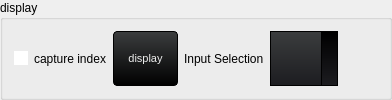
                 <widget class="QGroupBox" name="groupBox_15">
                  <property name="title">
                   <string>display</string>
                  </property>
                  <layout class="QHBoxLayout" name="horizontalLayout_9">
                   <item>
                    <widget class="QCheckBox" name="display_input">
                     <property name="enabled">
                      <bool>true</bool>
                     </property>
                     <property name="sizePolicy">
                      <sizepolicy hsizetype="Preferred" vsizetype="Preferred">
                       <horstretch>0</horstretch>
                       <verstretch>0</verstretch>
                      </sizepolicy>
                     </property>
                     <property name="minimumSize">
                      <size>
                       <width>0</width>
                       <height>0</height>
                      </size>
                     </property>
                     <property name="maximumSize">
                      <size>
                       <width>1677777</width>
                       <height>16777215</height>
                      </size>
                     </property>
                     <property name="styleSheet">
                      <string notr="true">QCheckBox {
    background-color: transparent;
    color: black;
    border: none;
    border-radius: 50%;
 
}

QCheckBox::indicator {
    background-color: white;
    color: black;
    border-radius: 50%;
}

QCheckBox::indicator:hover {
    background-color: orange;
}

QCheckBox::indicator:checked {
    background-color: #ff0800;
}</string>
                     </property>
                     <property name="text">
                      <string>capture index</string>
                     </property>
                     <property name="checked">
                      <bool>false</bool>
                     </property>
                    </widget>
                   </item>
                   <item>
                    <widget class="QPushButton" name="display_image_button">
                     <property name="sizePolicy">
                      <sizepolicy hsizetype="Preferred" vsizetype="Preferred">
                       <horstretch>0</horstretch>
                       <verstretch>0</verstretch>
                      </sizepolicy>
                     </property>
                     <property name="minimumSize">
                      <size>
                       <width>65</width>
                       <height>0</height>
                      </size>
                     </property>
                     <property name="maximumSize">
                      <size>
                       <width>1677215</width>
                       <height>16777215</height>
                      </size>
                     </property>
                     <property name="styleSheet">
                      <string notr="true">QPushButton {
    background-color: qlineargradient(spread:repeat, x1:1, y1:0, x2:1, y2:1, stop:0 rgb(59, 61, 62), stop:1 rgb(0, 0, 0));
    color: rgb(238, 238, 238);
  	font-size: 8pt;
    min-width: 53px;
    border-style: solid;
    border-width: 1px;
    border-radius: 4px;
    border-color: rgb(0, 0, 0);
    padding: 5px;
}

QPushButton:flat {
    background-color: transparent;
    border: none;
    color: rgb(238, 238, 238);
}

QPushButton:disabled {
    background-color: #404040;
    color: #656565;
    border-color: rgb(0, 0, 0);
}

QPushButton:hover {
    background-color: rgba(236, 157, 0, 51);
    border: 1px solid rgb(236, 157, 0);
}

QPushButton:pressed {
    background-color: qlineargradient(spread:repeat, x1:1, y1:0, x2:1, y2:1, stop:0 rgb(28, 28, 32), stop:1 rgb(0, 0, 0));
    border: 1px solid rgb(236, 157, 0);
}

QPushButton:checked {
    background-color: qlineargradient(spread:repeat, x1:1, y1:0, x2:1, y2:1, stop:0 rgb(28, 28, 32), stop:1 rgb(0, 0, 0));
    border: 1px solid #222;
}</string>
                     </property>
                     <property name="text">
                      <string>display</string>
                     </property>
                    </widget>
                   </item>
                   <item>
                    <widget class="QLabel" name="label_18">
                     <property name="text">
                      <string>Input Selection</string>
                     </property>
                    </widget>
                   </item>
                   <item>
                    <widget class="QComboBox" name="input">
                     <property name="sizePolicy">
                      <sizepolicy hsizetype="Preferred" vsizetype="Preferred">
                       <horstretch>0</horstretch>
                       <verstretch>0</verstretch>
                      </sizepolicy>
                     </property>
                     <property name="styleSheet">
                      <string notr="true">				QComboBox
				{
					background-color: qlineargradient(spread:repeat, x1:1, y1:0, x2:1, y2:1, stop:0  rgb(59, 61, 62) /*bg_alt*/,stop:1 rgb(28, 28, 32) /*bg_prim*/);
					border: 1px solid #000;
					padding-left: 6px;
					color: rgb(238, 238, 238) /*txt*/;
					height: 20px;
				}
				QComboBox::disabled
				{
					background-color: #404040;
					color: #656565;
					border-color: rgb(0, 0, 0) /*bg_gen*/;
				}
				QComboBox:on
				{
					background-color: rgb(236, 157, 0) /*accent*/;
					color: rgb(28, 28, 28) /*txt_bg*/;
				}
				QComboBox QAbstractItemView
				{
					background-color: rgb(28, 28, 32) /*bg_prim*/;
					color: rgb(238, 238, 238) /*txt*/;
					border: 1px solid black;
					selection-background-color: rgb(236, 157, 0) /*accent*/;
					outline: 0;
				}
				QComboBox::drop-down
				{
					background-color: qlineargradient(spread:repeat, x1:1, y1:0, x2:1, y2:1, stop:0  rgb(0, 0, 0) /*bg_gen*/,stop:1 rgb(28, 28, 32) /*bg_prim*/);
					subcontrol-origin: padding;
					subcontrol-position: top right;
					width: 15px;
					border-left-width: 1px;
					border-left-color: black;
					border-left-style: solid;
				}
				QComboBox::down-arrow
				{
					image: url(:/16x16/icons/16x16/down.gif);
					width: 8px;
					height: 8px;
				}</string>
                     </property>
                    </widget>
                   </item>
                   <item>
                    <spacer name="horizontalSpacer_3">
                     <property name="orientation">
                      <enum>Qt::Horizontal</enum>
                     </property>
                     <property name="sizeHint" stdset="0">
                      <size>
                       <width>40</width>
                       <height>20</height>
                      </size>
                     </property>
                    </spacer>
                   </item>
                  </layout>
                 </widget>
